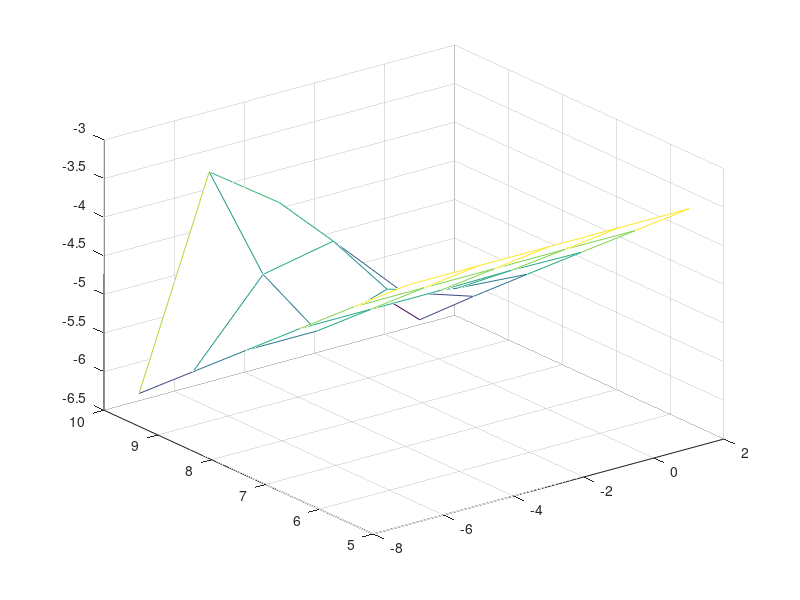

MATLAB code for this plot:
% Plot l2-error of MGCG method
A = [
 4.017758e-04, 4.020809e-04, 4.019158e-04, 4.017888e-04, 4.017888e-04 ;
 1.003915e-04, 1.009340e-04, 1.004065e-04, 1.004109e-04, 1.004109e-04 ;
 2.507746e-05, 2.582007e-05, 2.510975e-05, 2.510047e-05, 2.510046e-05 ;
 6.250179e-06, 7.251315e-06, 1.242139e-05, 6.283258e-06, 6.274973e-06 ;
 1.543241e-06, 3.049937e-06, 2.487538e-05, 1.624039e-05, 1.568734e-06 ;
 3.668617e-07, 2.342161e-06, 3.746029e-05, 1.650363e-04, 3.921819e-07 ];
X = [1, -1, -3, -5, -7];
Y = [5, 6, 7, 8, 9, 10];
h = mesh(X, Y, log10(A));